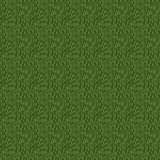

This is a level from a 2D game, rendered from its Tiled map with the project's own tilesets. A one-line summary and the complete map file follow:
An orthogonal 5x5 tile map with 32x32 px tiles, 1 tile layer (Tile Layer 1).

<map version="1.2" tiledversion="1.2.2" orientation="orthogonal" renderorder="right-down" width="5" height="5" tilewidth="32" tileheight="32" infinite="0" nextlayerid="2" nextobjectid="1">
 <tileset firstgid="1" source="../../Textures/TileSet_001.tsx" />
 <layer id="1" name="Tile Layer 1" width="5" height="5">
  <data encoding="csv">
81,81,81,81,81,
81,81,81,81,81,
81,81,81,81,81,
81,81,81,81,81,
81,81,81,81,81
</data>
 </layer>
</map>